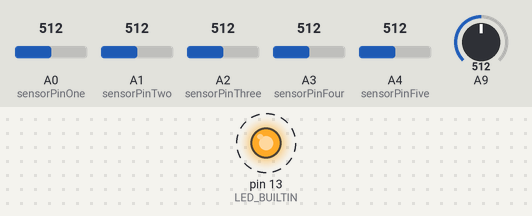
Bench run of a sketch on a simulated Arduino Mega 2560, built with avr-gcc and run on an emulated ATmega2560. Shown: output pins drawn as LEDs (lit = HIGH). Dashed ring = blinking. Inputs (shaded band) come from the test bench; at power-on: A9 = 512, A0 (sensorPinOne) = 512, A1 (sensorPinTwo) = 512, A2 (sensorPinThree) = 512, A3 (sensorPinFour) = 512, A4 (sensorPinFive) = 512. What the sketch prints to the serial monitor is not drawn.

Above: at 1.2 s.
1.3 s: A9 set to 40
At 2.04 s:
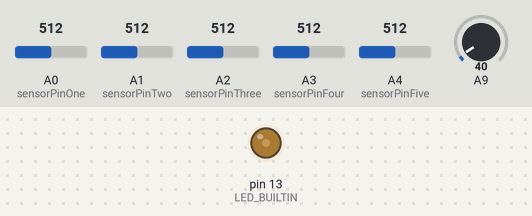
4.3 s: A9 set to 306
At 4.5 s:
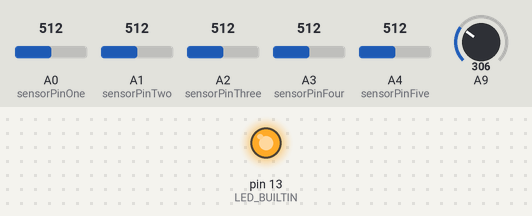
7.3 s: A9 set to 716
At 7.57 s:
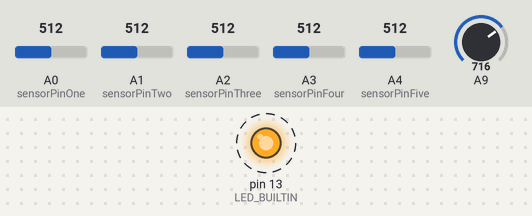
Timing chart, 0 to 16.3 s (numbered marks = the images above; inputs shaded):
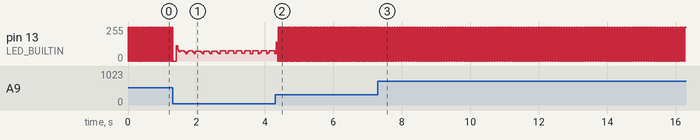

The sketch:

BlastBeatMachineFourFirmware.ino
```cpp
//piezos
int sensorPinOne = A0;
int sensorValueOne = 0;
int outputValueOne = 0;

int sensorPinTwo = A1;
int sensorValueTwo = 0;
int outputValueTwo = 0;

int sensorPinThree = A2;
int sensorValueThree = 0;
int outputValueThree = 0;

int sensorPinFour = A3;
int sensorValueFour = 0;
int outputValueFour = 0;

int sensorPinFive = A4;
int sensorValueFive = 0;
int outputValueFive = 0;

//pots
int potInputValueOne = 0;
int potOutputValueOne = 0;
int potInputValueTwo = 0;
int potOutputValueTwo = 0;

int mycounter = 0;

int loopDisplay = 0;


// the setup function runs once when you press reset or power the board
void setup() {
  // initialize digital pin LED_BUILTIN as an output.
  pinMode(LED_BUILTIN, OUTPUT);
  pinMode(A9, INPUT);

  Serial.begin(9600);
}

// the loop function runs over and over again forever
void loop() {

  // read the value from the sensor:
  sensorValueOne = analogRead(sensorPinOne);
  outputValueOne = map(sensorValueOne, 0, 1023, 0, 255);
  sensorValueTwo = analogRead(sensorPinTwo);
  outputValueTwo = map(sensorValueTwo, 0, 1023, 0, 255);
  sensorValueThree = analogRead(sensorPinThree);
  outputValueThree = map(sensorValueThree, 0, 1023, 0, 255);
  sensorValueFour = analogRead(sensorPinFour);
  outputValueFour = map(sensorValueFour, 0, 1023, 0, 255);
  sensorValueFive = analogRead(sensorPinFive);
  outputValueFive = map(sensorValueFive, 0, 1023, 0, 255);

  //pot
  potInputValueTwo = analogRead(A9);
  potOutputValueTwo = map(potInputValueTwo, 0, 1023, 5, 50);

  if (outputValueOne > 50 || outputValueTwo > 50 || outputValueThree > 50 || outputValueFour > 50 || outputValueFive > 50)
{
  Serial.print(outputValueFive);
    Serial.print(" ");
    Serial.print(outputValueFour);
    Serial.print(" ");
    Serial.print(outputValueThree);
    Serial.print(" ");
    Serial.print(outputValueTwo);
    Serial.print(" ");
    Serial.println(outputValueOne);

//  mycounter++;
//  if (mycounter > 1)
//    mycounter = 0;
//  if (mycounter==1){
//    digitalWrite(LED_BUILTIN, HIGH);   // turn the LED on (HIGH is the voltage level)
//    delay(potOutputValueOne);                       // wait for a second
//    digitalWrite(LED_BUILTIN, LOW);    // turn the LED off by making the voltage LOW
//    delay(potOutputValueOne);
//  } else if (mycounter==0) {
//    digitalWrite(LED_BUILTIN, HIGH);   // turn the LED on (HIGH is the voltage level)
//    delay(5);                       // wait for a second
//    digitalWrite(LED_BUILTIN, LOW);    // turn the LED off by making the voltage LOW
//    delay(5);
//  }

digitalWrite(LED_BUILTIN, HIGH);   // turn the LED on (HIGH is the voltage level)
    delay(potOutputValueTwo);                       // wait for a second
    digitalWrite(LED_BUILTIN, LOW);    // turn the LED off by making the voltage LOW
    delay(potOutputValueTwo);
  }
}
```

Measured:
- after the input at 7.3 s, pin 13 (LED_BUILTIN): alternates 255/255 for 0.04 s and 0/255 for 0.04 s, starting after 0.11 s
- by itself, pin 13 (LED_BUILTIN): repeats every 0.03 s: 0/255 0.02 s, 255/255 0.02 s
